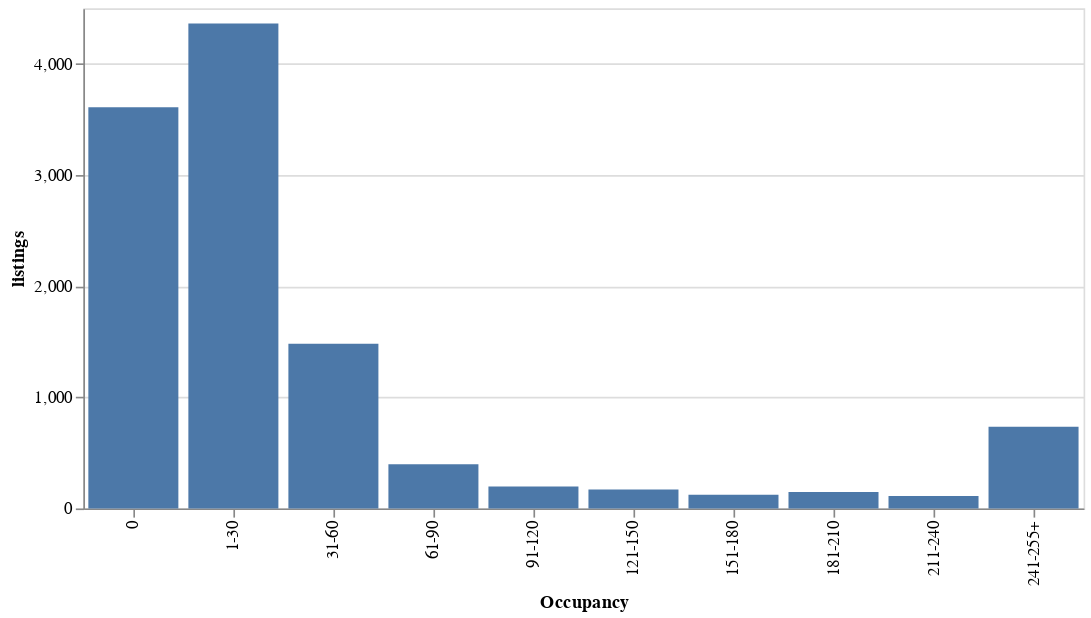

The cell this chart's notebook holds for it:
### Markdown cell above
* Then, we can easily visualize our data:

### Code cell
# Add dropdown for city selection
input_dropdown = alt.binding_select(options=rooms['city'].unique().tolist(), name='City: ')
selection = alt.selection_point(fields=['city'], bind=input_dropdown, value='Amsterdam')

occupancy_order = ['0', '1-30', '31-60', '61-90', '91-120', '121-150', '151-180', '181-210', '211-240', '241-255+']
alt.Chart(occupancy).mark_bar().encode(
    x=alt.X('occupancy:N',sort = occupancy_order, title='Occupancy'),
    y=alt.Y('count:Q', title='listings', axis=alt.Axis(tickCount=4)),
    tooltip=['city:N', 'occupancy:N', 'count:Q'],
).add_params(
    selection,
).transform_filter(
    selection
).properties(
    width=600,
    height=300
)

### Figure 1 — Vega-Lite specification as saved in the notebook (floating-point values rounded to 4 significant figures; data arrays with more than 128 entries replaced by an {"elided": "..."} marker saying what was removed)
{"config": {"view": {"continuousWidth": 300, "continuousHeight": 300}}, "data": {"name": "data-15af5805e8332e8a0da69083ec793daa"}, "mark": {"type": "bar"}, "encoding": {"tooltip": [{"field": "city", "type": "nominal"}, {"field": "occupancy", "type": "nominal"}, {"field": "count", "type": "quantitative"}], "x": {"field": "occupancy", "sort": ["0", "1-30", "31-60", "61-90", "91-120", "121-150", "151-180", "181-210", "211-240", "241-255+"], "title": "Occupancy", "type": "nominal"}, "y": {"axis": {"tickCount": 4}, "field": "count", "title": "listings", "type": "quantitative"}}, "height": 300, "params": [{"name": "param_2", "select": {"type": "point", "fields": ["city"]}, "bind": {"input": "select", "options": ["Amsterdam", "Athens", "Barcelona", "Berlin", "Copenhagen", "Dublin", "Lisbon", "London", "Madrid", "Paris", "Rome", "Venice", "Vienna"], "name": "City: "}, "value": "Amsterdam"}], "transform": [{"filter": {"param": "param_2"}}], "width": 600, "$schema": "https://vega.github.io/schema/vega-lite/v5.20.1.json", "datasets": {"data-15af5805e8332e8a0da69083ec793daa": {"elided": "130 records"}}}
